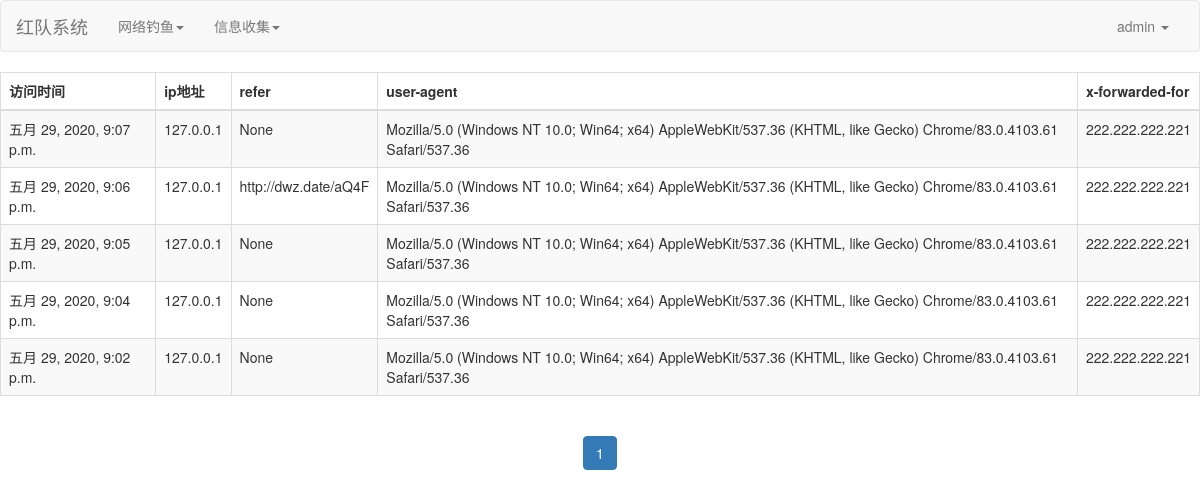
Page /fishing/get_ip/ (signed in) on the committed database.
### fishing/models.py (models this page shows)
class Fishes(models.Model):
    ip = models.GenericIPAddressField(verbose_name="ip")
    user_agent = models.CharField(max_length=128, verbose_name="UA", null=True, blank=True)
    refer = models.CharField(max_length=128, verbose_name="refer", null=True, blank=True)
    x_forwarded_for = models.CharField(max_length=128, verbose_name="x_forwarded_for", null=True, blank=True)
    created_time = models.DateTimeField(auto_now_add=True, editable=False, verbose_name="访问时间")

### fishing/views.py (the view)
# urls.py: path('get_ip/', views.get_ip, name='get_ip'),
def get_ip(request):
    all_fishes = Fishes.objects.all().order_by("-created_time")
    paginator = Paginator(all_fishes, 12)
    try:
        current_page_num = int(request.GET.get('page', 1))
        if current_page_num < 1 or current_page_num >paginator.num_pages:
            current_page_num = 1
    except:
        current_page_num = 1
    start_page = current_page_num - 2 if current_page_num - 2 > 0 else 1
    end_page = start_page + 4 if start_page + 4 < paginator.num_pages else paginator.num_pages
    if start_page > end_page - 4:
        start_page = end_page - 4 if end_page - 4 > 0 else 1
    page_range = range(start_page, end_page + 1)
    fishes = paginator.page(current_page_num)
    return render(request, 'get_ip.html', locals())

### fishing/templates/get_ip.html (shortened to what this page needs)
{% extends 'index.html' %}
{% load static %}
{% block css %}
    <link rel="stylesheet" href="{% static 'css/login.css' %}">
{% endblock %}
{% block content %}
    <table class="table table-hover table-bordered table-striped">
        <thead>
        <tr>
            <th scope="col">访问时间</th>
            <th scope="col">ip地址</th>
            <th scope="col">refer</th>
            <th scope="col">user-agent</th>
            <th scope="col">x-forwarded-for</th>
        </tr>
        </thead>
        <tbody>
        {% for fish in fishes %}
            <tr>
                <td>{{ fish.created_time }}</td>
                <td>{{ fish.ip }}</td>
                <td>{{ fish.refer }}</td>
                <td>{{ fish.user_agent }}</td>
                <td>{{ fish.x_forwarded_for }}</td>
            </tr>
        {% endfor %}
        </tbody>
    </table>
    <nav aria-label="Page navigation" class="text-center">
        <ul class="pagination">
            {% for item in page_range %}
                {% if fishes.number == item %}
                    <li class="active"><a href="?page={{ item }}">{{ item }}</a></li>
                {% else %}
                    <li><a href="?page={{ item }}">{{ item }}</a></li>
                {% endif %}
            {% endfor %}
        </ul>
    </nav>
{% endblock %}

### rows in the picture
Fishes: created_time "五月 29, 2020, 9:07 p.m.", ip "127.0.0.1", refer "None", user_agent "Mozilla/5.0 (Windows NT 10.0; Win64; x64) AppleWebKit/537.36 (KHTML, like Gecko) Chrome/83.0.4103.61 Safari/537.36", x_forwarded_for "222.222.222.221"
Fishes: created_time "五月 29, 2020, 9:06 p.m.", ip "127.0.0.1", refer "http://dwz.date/aQ4F", user_agent "Mozilla/5.0 (Windows NT 10.0; Win64; x64) AppleWebKit/537.36 (KHTML, like Gecko) Chrome/83.0.4103.61 Safari/537.36", x_forwarded_for "222.222.222.221"
Fishes: created_time "五月 29, 2020, 9:05 p.m.", ip "127.0.0.1", refer "None", user_agent "Mozilla/5.0 (Windows NT 10.0; Win64; x64) AppleWebKit/537.36 (KHTML, like Gecko) Chrome/83.0.4103.61 Safari/537.36", x_forwarded_for "222.222.222.221"
Fishes: created_time "五月 29, 2020, 9:04 p.m.", ip "127.0.0.1", refer "None", user_agent "Mozilla/5.0 (Windows NT 10.0; Win64; x64) AppleWebKit/537.36 (KHTML, like Gecko) Chrome/83.0.4103.61 Safari/537.36", x_forwarded_for "222.222.222.221"
Fishes: created_time "五月 29, 2020, 9:02 p.m.", ip "127.0.0.1", refer "None", user_agent "Mozilla/5.0 (Windows NT 10.0; Win64; x64) AppleWebKit/537.36 (KHTML, like Gecko) Chrome/83.0.4103.61 Safari/537.36", x_forwarded_for "222.222.222.221"

### other values in the picture
{{ request.session.user_name }} "admin"
{{ item }} "1"
